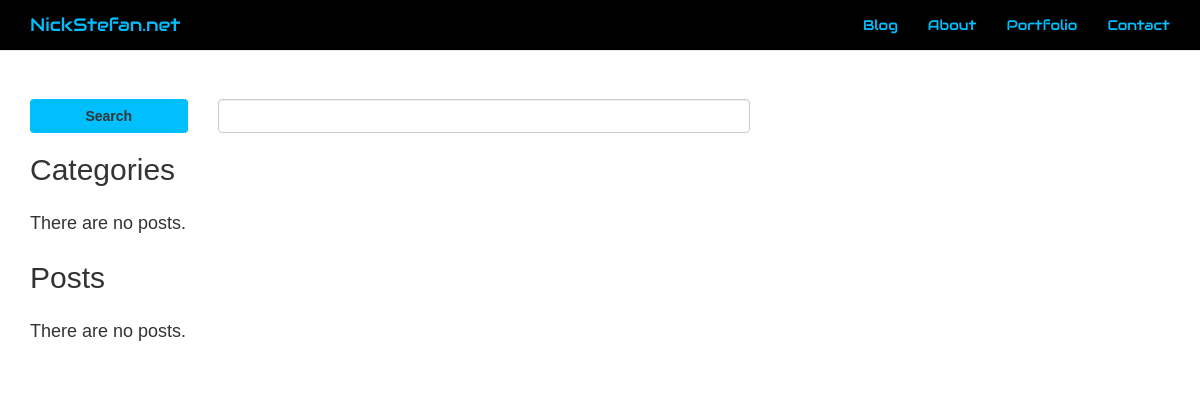
Before: / with the older database file.
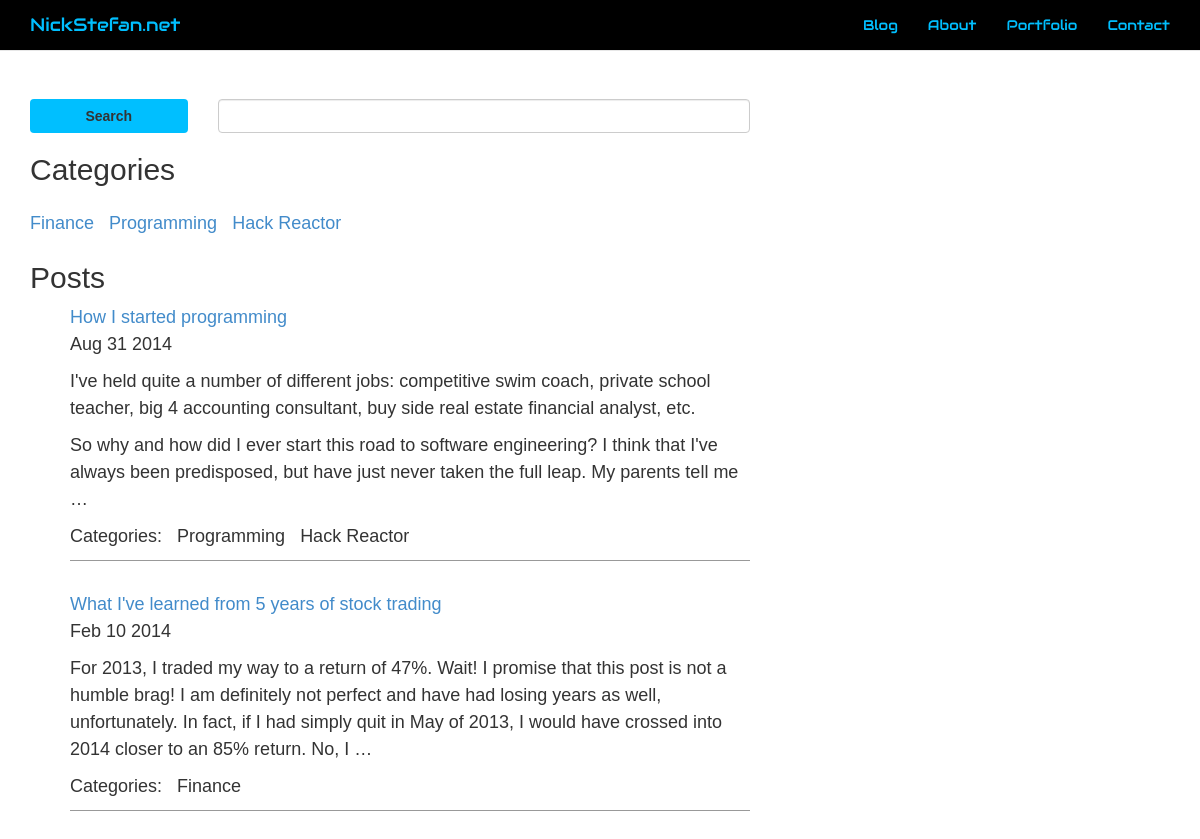
After: the same page with the newer database file.
### blog/models.py (models this page shows, shortened)
class Category(models.Model):
    title = models.CharField(max_length=100, db_index=True)
    slug = models.SlugField(max_length=100, db_index=True)
    @permalink # this puts a 'view on site' link in the admin
    def get_absolute_url(self):
        return ('view_blog_category', None, {'slug': self.slug})
    def __unicode__(self):
        return '%s' % self.title

class Blog (models.Model):
    title = models.CharField(max_length=100, unique=True)
    slug = models.SlugField(max_length=100, unique=True)
    body = models.TextField()
    posted = models.DateTimeField(db_index=True) #auto_now_add=True
    category = models.ManyToManyField(Category)
    live = models.BooleanField(default=False)
    @permalink # this puts a 'view on site' link in the admin
    def get_absolute_url(self):
        if self.live == True:
            return ('view_blog_post', None, {'slug': self.slug})
        else:
            return ('view_blog_preview', None, {'slug': self.slug})

### blog/views.py (the view)
# urls.py: url(r'^$', 'blog.views.index'),
def index(request):
    return render_to_response('index.html', {
        'categories': Category.objects.filter(blog__live=True),
        'posts': Blog.objects.filter(live=True)[:10:-1],
    })

### templates/index.html (shortened to what this page needs)
{% extends 'base.html' %}
{% block content %}
  <div class="row">
  <form class="blog-search" action="blog/search/" method="get">
    <div class="col-xs-3">
    <button class="btn btn-block search-btn" type="submit">Search</button>
    </div>
    <div class="col-xs-9">
		<input class="form-control" type="text" name="q">
    </div>
  </form>
  </div>
	<h2>Categories</h2>
	{% if categories %}
			<p>{% for category in categories %}
				<a href="{{ category.get_absolute_url }}"> {{ category.title }}</a> &nbsp;
			{% endfor %}
			</p>
	{% else %}
		<p>There are no posts.</p>
	{% endif %}
	<h2>Posts</h2>
	{% if posts %}
		<ul>
		{% for post in posts %}
			<div class='postlists'><li>
				<p><a href="{{ post.get_absolute_url }}">{{ post.title }}</a><br>{{ post.posted|date }}</p>
				<p>{{ post.body|safe|truncatewords:"60"}}</p>
				<p>Categories: &nbsp; {% for category in post.category.all %}{{ category }} &nbsp; {% endfor %}</p>
			</li></div>
		{% endfor %}
		</ul>
	{% else %}
		<p>There are no posts.</p>
	{% endif %}
{% endblock %}

Changed rows visible on the page:
now on this page (row unchanged): Category: title "Finance"
now on this page (row edited): Category: title "Programming"
added Category: title "Hack Reactor"
added Blog: title "How I started programming", posted "Aug 31 2014", body "I've held quite a number of different jobs: competitive swim coach, private school teacher, big 4 accounting consultant, buy side real estate financial analyst, etc. So why and how did I ever start this road to software engineering? I think that I've always been predisposed, but have just never taken the full leap. My parents tell me …"
now on this page (row edited): Blog: title "What I've learned from 5 years of stock trading", posted "Feb 10 2014", body "For 2013, I traded my way to a return of 47%. Wait! I promise that this post is not a humble brag! I am definitely not perfect and have had losing years as well, unfortunately. In fact, if I had simply quit in May of 2013, I would have crossed into 2014 closer to an 85% return. No, I …"
Other visible differences:
text no longer shown: "There are no posts. There are no posts."
